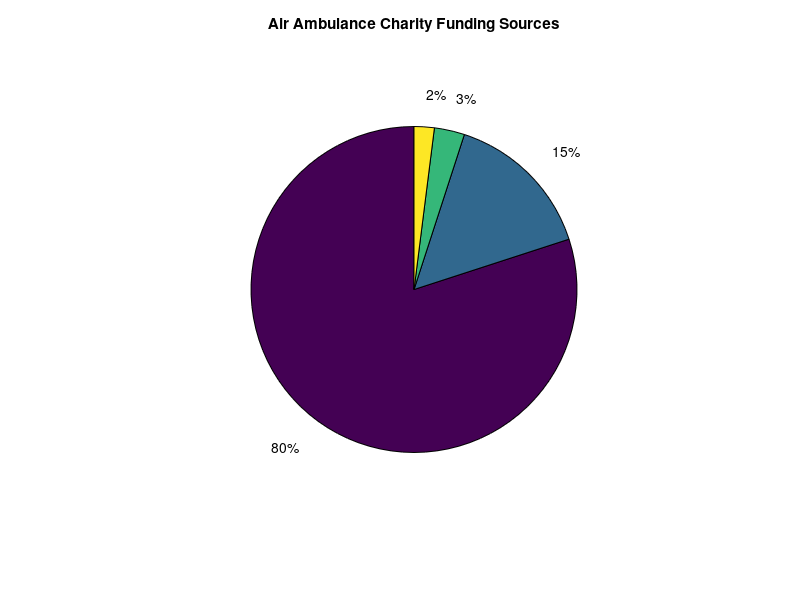

The MATLAB source for this figure: (Note: this script raises an error after producing the figure.)
%% Pie Chart of Funding Sources
categories = {'Donations','Legacies','Corporate','NHS/Grants'};
values = [80, 15, 3, 2]; % Example percentages for UK air ambulance charities
figure;
p = pie(values);
title('Air Ambulance Charity Funding Sources');

% Remove text labels from pie slices
for i = 1:length(p)
    if isprop(p(i), 'String')
        p(i).String = '';
    end
end

% Add legend instead of overlapping labels
legend(categories, 'Location', 'southoutside', 'Orientation', 'horizontal');

legend(["Donations", "Legacies", "Corporate", "NHS/Grants"], "Location", "none", "Orientation", "horizontal", "Position", [0.0068 0.0376 0.9750, 0.0559])

%% Radar Chart: HER25 vs Competitors
metrics = {'Noise','Emissions','Maintenance','Range','Modularity','Price'};
HER25  = [9 9 8 7 9 9];
AW169  = [7 6 7 9 8 6];
H145   = [8 6 8 6 7 5];
Bell429 = [6 6 7 7 7 8];

% Close the loop
HER25(end+1)  = HER25(1);
AW169(end+1)  = AW169(1);
H145(end+1)   = H145(1);
Bell429(end+1)= Bell429(1);
metrics{end+1} = metrics{1}; % Add first label again to close loop

theta = linspace(0, 2*pi, length(HER25));
figure;
polaraxes;
hold on;
polarplot(theta, HER25, '-r', 'LineWidth', 2);
polarplot(theta, AW169, '-y', 'LineWidth', 2);
polarplot(theta, H145, '-m', 'LineWidth', 2);
polarplot(theta, Bell429, '-b', 'LineWidth', 2);
thetaticks(0:60:300);
thetaticklabels(metrics);
rticks([2 4 6 8]);
title('HER25 vs Competitors (Qualitative)');
legend('HER25','AW169','H145','Bell 429','Location','southoutside', 'Orientation', 'horizontal');
hold off;

legend(["HER25", "AW169", "H145", "Bell 429"], "Location", "none", "Orientation", "horizontal", "Position", [0.0982 0.0148 0.8120, 0.0559])

%% Line Chart of UK HEMS Missions
years = 2015:2024;
missions = [15000, 15500, 16000, 17000, 18000, 16000, 17000, 18000, 19500, 20000];
figure;
plot(years, missions, '-o','LineWidth',2);
xlabel('Year'); ylabel('Annual HEMS Missions');
title('UK Air Ambulance Missions (Simulated)');
grid on;

%% Break-even Bar Chart
variants = categorical({'Lite','Base','Plus'});
breakEvenUnits = [20, 30, 35]; % Example values
figure;
bar(variants, breakEvenUnits, 0.6);
ylabel('Units to Break-even');
title('Break-even Units for HER25 Variants');




% Radar chart for HER25 vs competitors (Qualitative Comparison)
attributes = {'Speed','Range','Payload','Safety','Cost','Versatility'};
% Qualitative scores (1-10) for HER25, AW109, H145, Bell429
data = [8, 7, 8, 9, 6, 8;   % HER25 – strong safety (twin+coax), high versatility, moderate cost
        9, 6, 6, 8, 5, 7;   % AW109 – very fast, but smaller payload, higher cost
        7, 8, 7, 9, 6, 8;   % H145 – good range/payload, very safe (modern twin), but more expensive
        8, 7, 6, 8, 5, 6];  % Bell 429 – decent speed, mid range, cost similar to AW109
% Close the radar data loop by repeating first value at end for plotting
P = size(attributes,2);
theta = linspace(0, 2*pi, P+1);
data_closed = [data, data(:,1)];  % append first column at end for each row
% Plot
figure;
polaraxes; hold on;
competitors = {'HER25','AW109','Airbus H145','Bell 429'};
colors = lines(size(data,1));
for i = 1:size(data,1)
    polarplot(theta, data_closed(i,:), '-o', 'LineWidth', 1.5, 'Color', colors(i,:), 'DisplayName', competitors{i});
end
thetalim([0 360]); % set 0 at right
% Set radial axis limits and labels
rlim([0 10]); rticks([0 5 10]); % scores from 0 to 10
thetaticks(theta(1:end-1)*180/pi); thetaticklabels(attributes);
legend('Location','southoutside');
title('HER25 vs Competitors – Attribute Radar Chart');



% Regional demand potential by segment (relative index values)
regions = {'Europe','Asia-Pac','Americas'};
segments = {'EMS','Law Enf','VIP'};
% Hypothetical demand indices (could represent fleet growth or investment potential)
demand = [90, 70, 50;   % EMS: Europe high (established), APAC growing, Americas large but mature
          50, 80, 60;   % Law Enforcement: Europe moderate, APAC high need, Americas also high
          40, 60, 80];  % VIP/Corporate: Europe moderate, APAC growing wealthy class, Americas highest
figure;
bar(demand');  % transpose so that each region becomes a group on x-axis
set(gca, 'XTickLabel', regions);
legend(segments, 'Location','northoutside','Orientation','horizontal');
ylabel('Relative Demand Index');
title('Regional Demand Potential by Segment');



% Price vs Range scatter for HER25 and competitors
models = {'HER25','AW109','Airbus H145','Bell 429','Ka-226','Hill HX50','Jaunt eVTOL'};
range_km = [650, 830, 650, 760, 600, 1296, 160];  % representative ranges (some ferry range)
price_usd_m = [7, 6.5, 9, 7.5, 5.5, 1.0, 2.5];     % price in USD millions (approx estimates)
figure;
scatter(range_km, price_usd_m, 100, 'filled'); grid on; hold on;
text(range_km+5, price_usd_m, models, 'FontSize',8);  % label points (offset slightly)
xlabel('Range (km)'); ylabel('Price (USD millions)');
title('Price vs Range: HER25 and Competing Aircraft');
